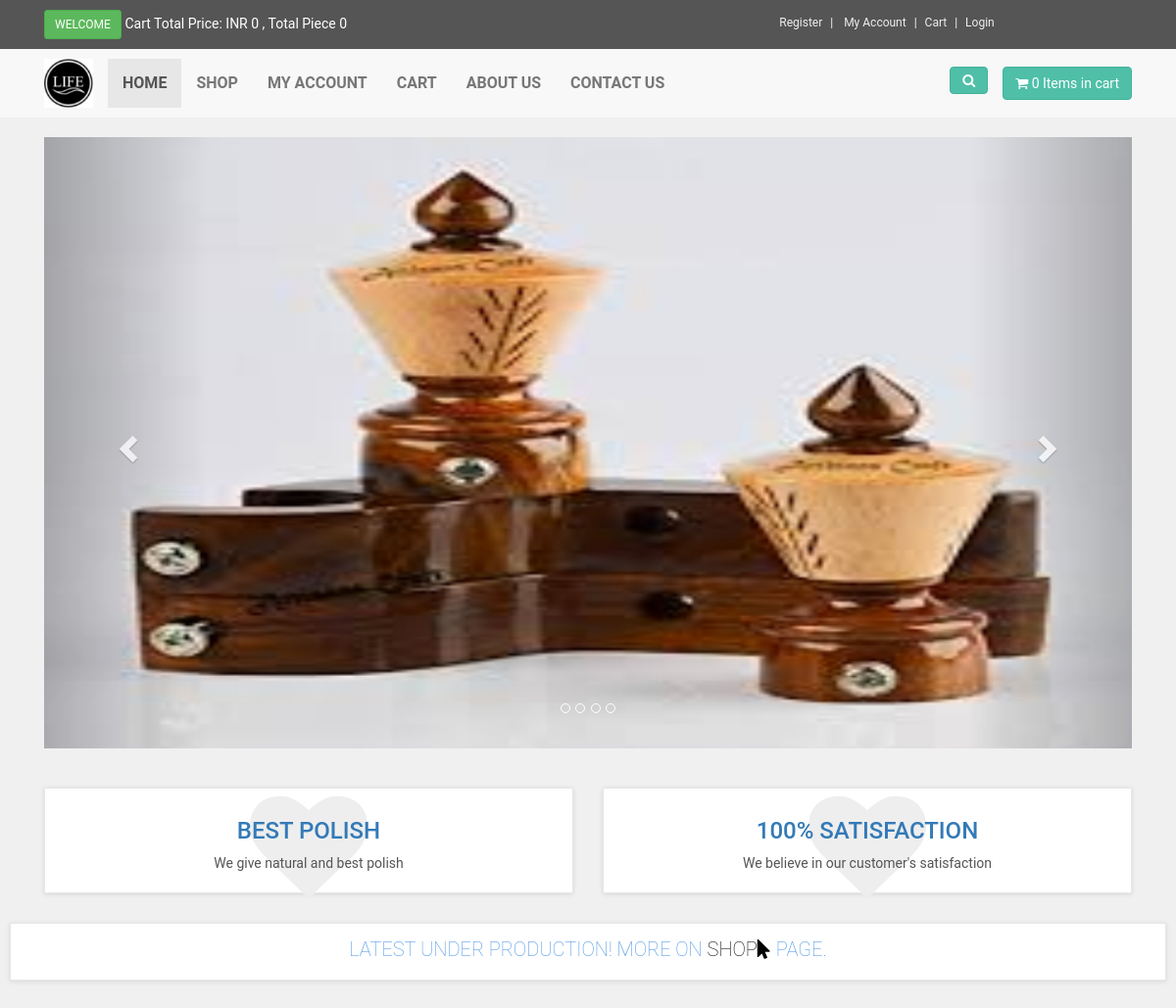
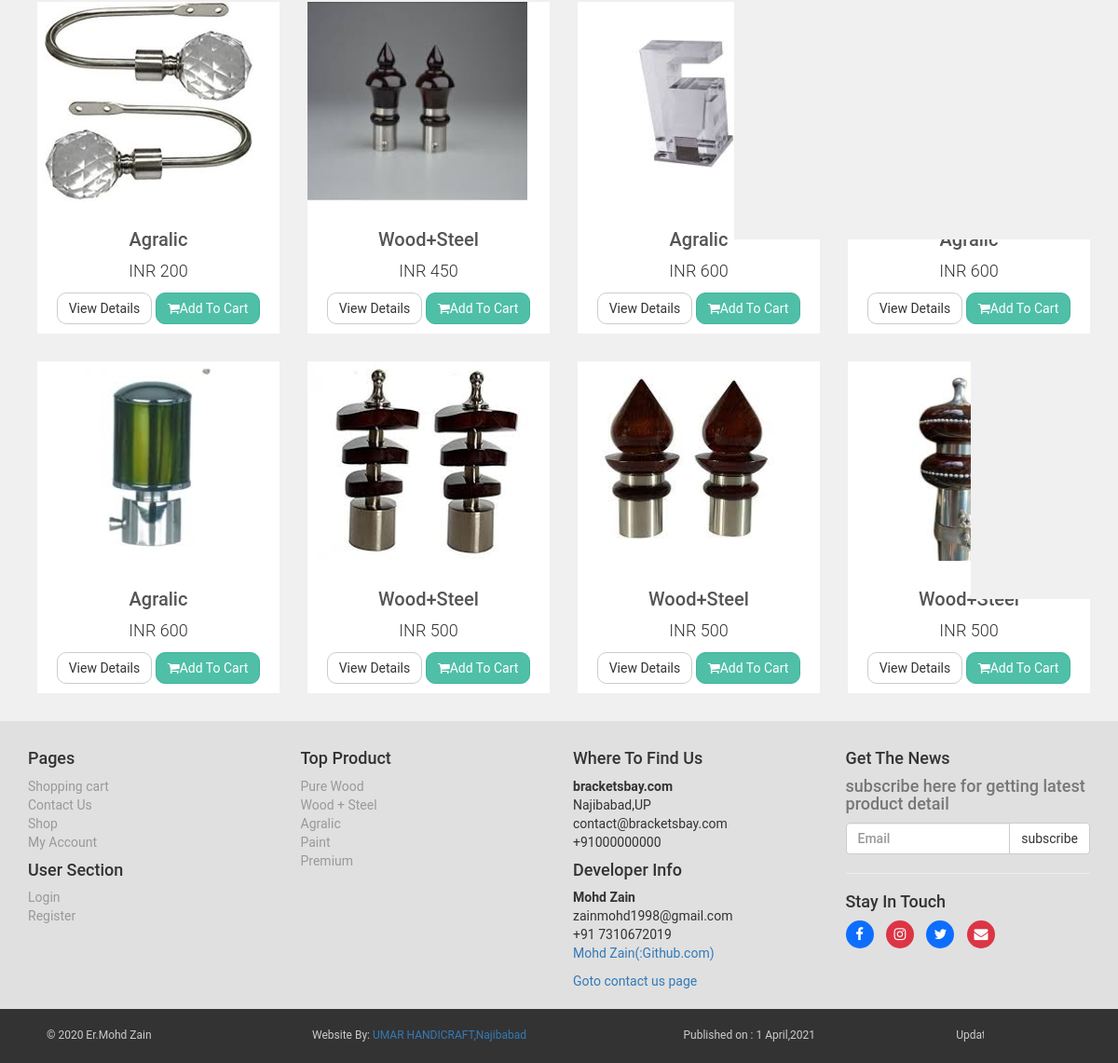
The page / on the database its author committed (2 pictures, top to bottom).
### tables this page shows
CREATE TABLE `slide` (
  `id` int NOT NULL AUTO_INCREMENT,
  `slider_name` varchar(255) NOT NULL,
  `slider_image` text NOT NULL,
  PRIMARY KEY (`id`)
);

CREATE TABLE `products` (
  `product_id` int NOT NULL AUTO_INCREMENT,
  `p_cat_id` int NOT NULL,
  `date` timestamp NOT NULL DEFAULT CURRENT_TIMESTAMP ON UPDATE CURRENT_TIMESTAMP,
  `product_title` text NOT NULL,
  `product_img1` text NOT NULL,
  `product_img2` text NOT NULL,
  `product_img3` text NOT NULL,
  `product_price` int NOT NULL,
  `product_desc` text NOT NULL,
  `product_keyword` text NOT NULL,
  PRIMARY KEY (`product_id`)
);

CREATE TABLE `product_categories` (
  `p_cat_id` int NOT NULL AUTO_INCREMENT,
  `p_cat_title` text NOT NULL,
  `p_cat_desc` text NOT NULL,
  PRIMARY KEY (`p_cat_id`)
);

### functions/functions.php (the view, shortened to what this page needs)
<?php
$db=mysqli_connect("localhost","root","Geeky@Zain98","MaMa");
function getuserip(){
	switch (true) {
		default : return $_SERVER['REMOTE_ADDR'];
	}
}
function item(){
	global $db;
	$ip_add=getuserip();
	$get_items="select * from cart where ip_address='$ip_add'";
	$run_item=mysqli_query($db,$get_items);
	$count=mysqli_num_rows($run_item);
	echo $count;
}
function totalprice(){
	$total=0;
	echo "INR $total";
}
function getpro(){
	global $db;
	$get_product="select * from products order by 1 DESC LIMIT 0,8";
	$run_products=mysqli_query($db,$get_product);
	while ($row_product=mysqli_fetch_array($run_products)) {
		$pro_id=$row_product['product_id'];
		$pro_title=$row_product['product_title'];
		$pro_price=$row_product['product_price'];
		$pro_img1=$row_product['product_img1'];
		echo "
		<div class='col-md-3 col-sm-6'>
		<div class='product'>
		<a href='details.php?pro_id=$pro_id'>
		<img src='admin_area/productimages/$pro_img1' class='img-responsive'>
		</a>
		<div class='text'>
		<h3><a href='details.php?pro_id=$pro_id'>$pro_title</a></h3>
		<p class='price'>INR $pro_price</p>
		<p class='buttons'>
		<a href='details.php?pro_id=$pro_id' class='btn btn-default'>View Details </a>
		<a href='details.php?pro_id=$pro_id' class='btn btn-primary'>
		<i class='fa fa-shopping-cart'></i>Add To Cart
		</a>
		</p>
		</div>
        </div>
        </div>
		";
	}
}
?>

### index.php (shortened to what this page needs)
<?php
include("includes/db.php");
include("functions/functions.php");
include('welcome.php');
?>
<html>
<head>
	<link rel="stylesheet" href="https://maxcdn.bootstrapcdn.com/bootstrap/3.4.0/css/bootstrap.min.css">
	<link rel="stylesheet" href="style.css">
	<link rel="stylesheet" href="https://cdnjs.cloudflare.com/ajax/libs/animate.css/3.7.2/animate.min.css">
    <link href="https://stackpath.bootstrapcdn.com/font-awesome/4.7.0/css/font-awesome.min.css" rel="stylesheet">
</head>
<body>
	<div id="top">
		<div class="container">
			<div class="col-md-6 offer">
				<a href="#" class="btn btn-success btn-sm">
					<?php welcome(); ?>
				</a>
				<a href="#">Cart Total Price: <?php totalprice(); ?>  , Total Piece <?php item(); ?> </a>
			</div>
			<div class="col-md-6">
				<ul class="menu">
					<li><a href="register.php">Register</a></li>
					<li>
						<?php
						  if (!isset($_SESSION['email'])) {
						  	echo "<a href='checkout.php'>My Account</a>";
						  }else{
						  	echo "<a href='customer/account.php?my_order'>My Account</a>";
						  }
						?>
					</li>
					<li><a href="cart.php">Cart</a></li>
					<li><?php inout();	?></li>
				</ul>
			</div>
		</div>
	</div>
	<div class="navbar-default" id="navbar">
		<div class="container">
			<div class="navbar-header">
				<a class="navbar-brand home" href="index.php">
					<img src="images/logo2.jpg" alt="bracket" class="hidden-xs" style="width:50px; height: 50px;">
				</a>
			</div>
			<div class="navbar-collapse collapse" id="navigation">
				<div class="padding-nav">
					<ul class="nav navbar-nav navbar-left animated bounce">
						<li class="active">
							<a href="index.php">Home</a>
						</li>
						<li>
							<a href="shop.php">Shop</a>
						</li>
						<li>
							<?php
						  if (!isset($_SESSION['email'])) {
						  	echo "<a href='checkout.php'>My Account</a>";
						  }else{
						  	echo "<a href='customer/account.php?my_order'>My Account</a>";
						  }
						?>
						</li>
						<li>
							<a href="cart.php">cart</a>
						</li>
						<li>
							<a href="about.php">About Us</a>
						</li>
						<li>
							<a href="contact.php">Contact Us</a>
						</li>
					</ul>
				</div>
				<a href="cart.php" class="btn btn-primary navbar-btn right">
					<i class="fa fa-shopping-cart"></i>
					<span><?php item(); ?> Items in cart</span>
				</a>
				<div class="navbar-collapse collapse right">
	                <button class="btn navbar-btn btn-primary" type="button" data-toggle="collapse" data-target="#search">
						<i class="fa fa-search"></i>
	             	</button>
				</div>
			</div>
		</div>
	</div>
<div class="container" id="slider">
	<div class="col-md-12">
		<div class="carousel slide" id="myCarousel" data-ride="carousel">
			<ol class="carousel-indicators">
				<li data-target="myCarousel" data-slide-to="1" class="action"></li>
				<li data-target="myCarousel" data-slide-to="2"></li>
				<li data-target="myCarousel" data-slide-to="3"></li>
				<li data-target="myCarousel" data-slide-to="4"></li>
			</ol>
			<div class="carousel-inner">
				<?php
				$get_slider="select * from slide LIMIT 0,1";
				$run_slider=mysqli_query($con,$get_slider);
				while($row=mysqli_fetch_array($run_slider)){
                    $slider_image=$row['slider_image'];
                    echo "<div class='item active'>
                    <img src='admin_area/sliderimages/$slider_image'>
                    </div>
                    ";
				}
				?>
			</div>
			<a href="#myCarousel" class="left carousel-control" data-slide="prev">
				<span class="glyphicon glyphicon-chevron-left"></span>
            </a>
            <a href="#myCarousel" class="right carousel-control" data-slide="next">
			    <span class="glyphicon glyphicon-chevron-right"></span>
            </a>
		</div>
	</div>
</div>
<div id="advantage">
	<div class="container">
		<div class="same-height-row">
		    <div class="col-sm-6">
			    <div class="box same-height">
				    <div class="icon ">
					     <i class="fa fa-heart"></i>
				    </div>
				       <h3> <a href="#">Best Polish</h3>
					       <p>We give natural and best polish</p>
			    </div>
		    </div>
		    <div class="col-sm-6 ">
			    <div class="box same-height">
				    <div class="icon">
					     <i class="fa fa-heart"></i>
				    </div>
				       <h3> <a href="#">100% Satisfaction</a></h3>
					       <p>We believe in our customer's satisfaction</p>
			    </div>
		    </div>
	    </div>
	</div>
</div>
<div id="hotbox">
	<div class="box">
		<div class="container">
			<div class="col-md-12">
				<h2>Latest Under Production! More on  <a href="shop.php">Shop</a><i class="fa fa-mouse-pointer"></i> page.</h2>
			</div>
		</div>
	</div>
</div>
<div id="content" class="container">
	<div class="row">
		<?php
		getpro();
		?>
	</div>
</div>
<?php
include("includes/footer.php")
?>
</body>
</html>

### welcome.php
<?php
function welcome(){
if(!isset($_SESSION['email'])){
		echo "WELCOME";
}else{
 echo "WELCOME:" .$_SESSION['email']."";
}
}
function inout(){
if(!isset($_SESSION['email'])){
	echo "<a href='checkout.php'>Login</a>";
}else{
	echo "<a href='logout.php'>Logout</a>";
}
}
?>

### includes/footer.php (shortened to what this page needs)
<div id="footer">
	<div class="container">
		<div class="row">
			<div class="col-md-3 col-sm-6">
				<h4>Pages</h4>
				<ul>
					<li><a href="cart.php">Shopping cart</a></li>
					<li><a href="contact.php">Contact Us</a></li>
					<li><a href="shop.php">Shop</a></li>
					<li><a href="account.php">My Account</a></li>
				</ul>
				<h4>User Section</h4>
				<ul>
					<li><a href="checkout.php">Login</a></li>
					<li><a href="register.php">Register</a></li>
				</ul>
			</div>
			<div class="col-md-3 col-sm-6">
				<h4>Top Product</h4>
				<ul>
					<?php
				    $get_p_cats="select * from product_categories";
				    $run_p_cats=mysqli_query($con,$get_p_cats);
				    while ($row_p_cats=mysqli_fetch_array($run_p_cats)) {
				    	$p_cat_id=$row_p_cats['p_cat_id'];
				    	$p_cat_title=$row_p_cats['p_cat_title'];
				    	echo "
				    	<li><a href='shop.php?p_cat=$p_cat_id'>$p_cat_title</a></li>
				    	";
				    }
				    ?>
				</ul>
			</div>
			<div class="col-md-3 col-sm-6">
				<h4>Where To Find Us</h4>
				<p>
					<strong>bracketsbay.com</strong>
					<br>Najibabad,UP
					<br>contact@bracketsbay.com
					<br>+91000000000
				</p>
				<h4>Developer Info</h4>
				<p>
					<strong>Mohd Zain</strong>
					<br>zainmohd1998@gmail.com
					<br>+91 7310672019
					<br><a href="https://mohdzain98.github.io/zain.github.io/" target="_blank">Mohd Zain(:Github.com)</a>
				</p>
				<a href="contact.php">Goto contact us page</a>
			</div>
			<div class="col-md-3 col-sm-6">
				<h4>Get The News<h4>
				<p class="text-muted">
					subscribe here for getting latest product detail
				</p>
				<form action="" method="post">
					<div class="input-group">
						<input type="text" name="email" class="form-control" placeholder="Email">
						<span class="input-group-btn">
							<input type="submit" class="btn btn-default" value="subscribe">
						</span>
					</div>
				</form>
				<hr>
				<h4>Stay In Touch</h4>
				<p class="social">
					<a href="http://www.facebook.com/zain.rehman.9889" style="background-color: #0d6efd;"><i class="fa fa-facebook"></i></a>
					<a href="https://www.instagram.com/m0hd.zain/" style="background-color: #dc3545;"><i class="fa fa-instagram"></i></a>
					<a href="https://twitter.com/mdzain98?s=09" style="background-color: #0d6efd;"><i class="fa fa-twitter"></i></a>
					<a href="#" style="background-color: #dc3545;"><i class="fa fa-envelope"></i></a>
				</p>
			</div>
		</div>
	</div>
</div>
<div id="copyright">
	<div class="container">
		<div class="col-md-3">
			<p class="pull-left">
				&copy; 2020 Er.Mohd Zain
			</p>
		</div>
		<div class="col-md-3">
			<p class="center">
				Website By: <a href="about.php">UMAR HANDICRAFT,Najibabad</a>
			</p>
		</div>
		<div class="col-md-3">
			<p class="pull-right">
				Published on : 1 April,2021
			</p>
		</div>
		<div class="col-md-3">
			<p class="pull-right">
				Updated on : 1 April,2021
			</p>
		</div>
	</div>
</div>

### style.css (style rules this page uses)
body { font-family: "Roboto",Helvetica,Arial,sans-sarif; font-size: 14px; line-height: 1.42857143; color: #333333; background-color: #f0f0f0; }
#top { background-color: #555555; padding: 10px 0; }
#top .offer { color: #fff; }
#top .offer .btn { text-transform: uppercase; }
#top a { color: #fff; }
#top ul.menu { padding-top: 5px; margin: 0; text-align: right; font-size: 12px; list-style: none; }
#top ul.menu { text-align: center; }
#top ul.menu> li { display: inline-block; }
#top ul.menu > li a { color: #eeeeee; }
#top ul.menu > li + li:before { content: "|\00a0"; padding: 0 5px; color: #f7f7f7; }
.navbar-collapse .right { float: right; }
.navbar-brand { float: left; padding: 10px 15px; font-size: 18px; line-height: 20px; height: 70px; }
.navbar-collapse ul.nav > li > a { text-transform: uppercase; font-weight: bold; font-size: 16px; }
.padding-nav { padding-top: 10px; }
.btn-primary { color: rgb(255, 255, 255); background-color: rgb(79, 191, 168); border-color: rgb(65, 179, 156); }
#slider { margin-top: 20px; margin-bottom: 40px; }
.box { background:#fff; margin:0 0 30px; border:solid 1px #e6e6e6; padding-top: 10px; box-shadow: 0 1px 5px rgba(0, 0, 0, 0.1); padding-bottom: 10px; }
#advantage { text-align: center; }
#advantage .box .icon { position: absolute; font-size: 120px; width: 100%; text-align: center; top: 0px; left: 0; height: 100%; float: left; color: #eeeeee; transition: all 0.2s ease-out; z-index: 1; box-sizing: border-box; }
#advantage .box h3 a { position: relative; margin: 0 0 20px; font-weight: 300px; text-transform: uppercase; z-index: 2; }
#advantage .box p { position: relative; color: #555555; z-index: 2; }
#hotbox .box { margin-left: 10px; margin-right: 10px; }
#hotbox h2 { text-transform: uppercase; font-size: 20px; color: #4993e4; font-weight: 100; text-align: center; margin-top: 5px; }
#hotbox h2 a { color:000000; }
#hotbox h2 i { color:000000; }
#content { padding-left: 25px; }
#content .product { background: #fff; border-color: solid 1px #e6e6e6; box-sizing: border-box; margin-bottom: 30px; }
#content .product .text p.price { font-size: 18px; text-align: center; font-weight: 300; }
#content .product .text .buttons { clear: both; text-align: center; }
#content .product .text h3 { text-align: center; font-size: 20px; }
#content .product .text h3 a { color: rgb(85, 85, 85); }
#content .product .text { padding: 10px 10px 0px; }
#content .product .text .buttons .btn { margin-bottom: 10px; border-radius: 10px; }
#footer { background:#e0e0e0; padding: 20px 0; }
#footer ul { padding-left:0; list-style: none; }
#footer ul a { color: #999999; padding: 20px 0; }
#footer .social { text-align: left; }
#footer .social a { margin:0 10px 0 0; color: #fff; display: inline-block; width: 30px; height: 30px; border-radius: 15px; line-height: 30px; font-size: 15px; text-align: center; transform: all 0.2s ease-out; vertical-align: bottom; background-color: #555555; padding-top: 7px; }
#copyright { background: #333; color: #ccc; padding: 20px; font-size: 12px; }
#copyright p { margin: 0; }

### rows shown on the page
slide: slider_image (picture)
products: product_img1 (picture), product_title "Agralic", product_price "200"
products: product_img1 (picture), product_title "Wood+Steel", product_price "450"
products: product_img1 (picture), product_title "Agralic", product_price "600"
products: product_img1 (picture), product_title "Agralic", product_price "600"
products: product_img1 (picture), product_title "Agralic", product_price "600"
products: product_img1 (picture), product_title "Wood+Steel", product_price "500"
products: product_img1 (picture), product_title "Wood+Steel", product_price "500"
products: product_img1 (picture), product_title "Wood+Steel", product_price "500"
product_categories: p_cat_title "Pure Wood"
product_categories: p_cat_title "Wood + Steel"
product_categories: p_cat_title "Agralic"
product_categories: p_cat_title "Paint"
product_categories: p_cat_title "Premium"

### other values the page prints
$total "0"
$count "0 0"
